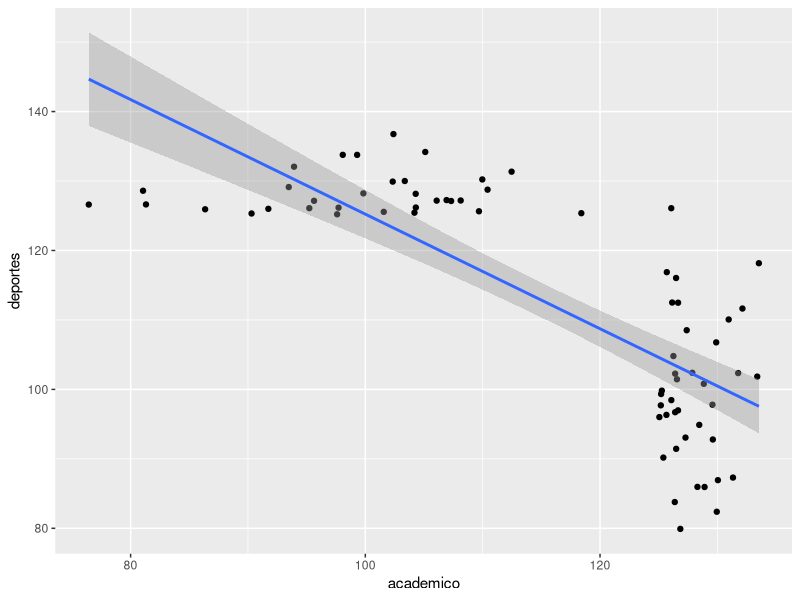

Recreate this plot in R.
## ---- chunk 1
library(tidyverse)
library(DiagrammeR)
## ---- chunk 2
grViz("
digraph {
  graph [ranksep = 0.2]
  node [shape=plaintext]
    Academica
    Deportes
    Aceptacion
  edge [minlen = 3]
Academica -> Aceptacion
Deportes -> Aceptacion
}
")
## ---- chunk 3
simular_alumnos <- function(n = 10){
  academico <- rnorm(n, 100, 10)
  deportes <- rnorm(n, 100, 10)
  aceptacion <- ifelse(academico > 125 | deportes > 125, 1, 0)
  tibble(academico, deportes, aceptacion)
}
## ---- chunk 4
alumnos_sim_tbl <- simular_alumnos(5000)
aceptados_tbl <- alumnos_sim_tbl |> 
  filter(aceptacion == 1)
aceptados_tbl |> ggplot(aes(academico, deportes)) +
  geom_point() +
  geom_smooth(method = "lm", formula = y ~ x)
